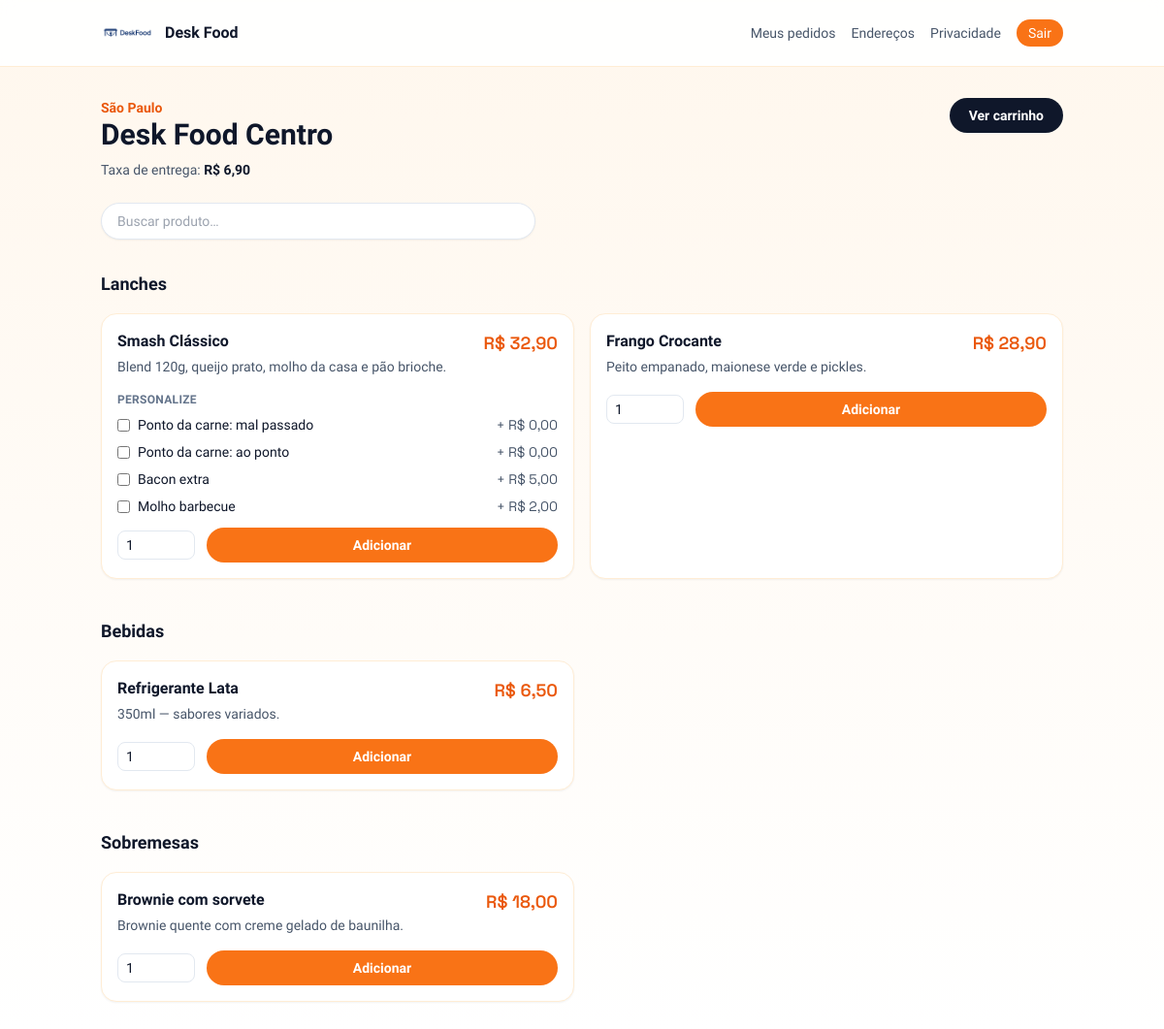
The page /u/centro on the database its author committed.
### tables this page shows
CREATE TABLE IF NOT EXISTS units (
  id BIGINT UNSIGNED NOT NULL AUTO_INCREMENT,
  name VARCHAR(180) NOT NULL,
  slug VARCHAR(120) NOT NULL,
  cnpj VARCHAR(18) NOT NULL,
  address_street VARCHAR(200) NOT NULL,
  address_number VARCHAR(20) NOT NULL,
  address_complement VARCHAR(120) NULL,
  neighborhood VARCHAR(120) NOT NULL,
  city VARCHAR(120) NOT NULL,
  state CHAR(2) NOT NULL,
  zip VARCHAR(12) NOT NULL,
  phone VARCHAR(20) NOT NULL,
  delivery_radius_km DECIMAL(6,2) NOT NULL DEFAULT 5.00,
  delivery_fee DECIMAL(10,2) NOT NULL DEFAULT 0.00,
  business_hours TEXT NULL,
  logo_path VARCHAR(255) NULL,
  is_active TINYINT(1) NOT NULL DEFAULT 1,
  created_at DATETIME NOT NULL DEFAULT CURRENT_TIMESTAMP,
  updated_at DATETIME NOT NULL DEFAULT CURRENT_TIMESTAMP ON UPDATE CURRENT_TIMESTAMP,
  deleted_at DATETIME NULL,
  PRIMARY KEY (id),
  UNIQUE KEY uq_units_slug (slug),
  KEY idx_units_active (is_active),
  KEY idx_units_city (city)
);

CREATE TABLE IF NOT EXISTS categories (
  id BIGINT UNSIGNED NOT NULL AUTO_INCREMENT,
  unit_id BIGINT UNSIGNED NOT NULL,
  name VARCHAR(120) NOT NULL,
  sort_order INT NOT NULL DEFAULT 0,
  is_active TINYINT(1) NOT NULL DEFAULT 1,
  created_at DATETIME NOT NULL DEFAULT CURRENT_TIMESTAMP,
  updated_at DATETIME NOT NULL DEFAULT CURRENT_TIMESTAMP ON UPDATE CURRENT_TIMESTAMP,
  deleted_at DATETIME NULL,
  PRIMARY KEY (id),
  KEY idx_categories_unit (unit_id),
  CONSTRAINT fk_categories_unit FOREIGN KEY (unit_id) REFERENCES units(id) ON DELETE CASCADE
);

CREATE TABLE IF NOT EXISTS products (
  id BIGINT UNSIGNED NOT NULL AUTO_INCREMENT,
  unit_id BIGINT UNSIGNED NOT NULL,
  category_id BIGINT UNSIGNED NOT NULL,
  name VARCHAR(180) NOT NULL,
  description TEXT NULL,
  price DECIMAL(10,2) NOT NULL,
  image_path VARCHAR(255) NULL,
  status ENUM('active','inactive') NOT NULL DEFAULT 'active',
  sort_order INT NOT NULL DEFAULT 0,
  created_at DATETIME NOT NULL DEFAULT CURRENT_TIMESTAMP,
  updated_at DATETIME NOT NULL DEFAULT CURRENT_TIMESTAMP ON UPDATE CURRENT_TIMESTAMP,
  deleted_at DATETIME NULL,
  PRIMARY KEY (id),
  KEY idx_products_unit (unit_id),
  KEY idx_products_category (category_id),
  KEY idx_products_status (status),
  CONSTRAINT fk_products_unit FOREIGN KEY (unit_id) REFERENCES units(id) ON DELETE CASCADE,
  CONSTRAINT fk_products_category FOREIGN KEY (category_id) REFERENCES categories(id) ON DELETE CASCADE
);

CREATE TABLE IF NOT EXISTS product_addons (
  id BIGINT UNSIGNED NOT NULL AUTO_INCREMENT,
  product_id BIGINT UNSIGNED NOT NULL,
  name VARCHAR(160) NOT NULL,
  price DECIMAL(10,2) NOT NULL DEFAULT 0.00,
  is_required TINYINT(1) NOT NULL DEFAULT 0,
  sort_order INT NOT NULL DEFAULT 0,
  is_active TINYINT(1) NOT NULL DEFAULT 1,
  created_at DATETIME NOT NULL DEFAULT CURRENT_TIMESTAMP,
  updated_at DATETIME NOT NULL DEFAULT CURRENT_TIMESTAMP ON UPDATE CURRENT_TIMESTAMP,
  deleted_at DATETIME NULL,
  PRIMARY KEY (id),
  KEY idx_addons_product (product_id),
  CONSTRAINT fk_addons_product FOREIGN KEY (product_id) REFERENCES products(id) ON DELETE CASCADE
);

### app/Controllers/Controller.php (called while the page is built, shortened)
<?php
abstract class Controller
{
    protected function view(string $name, array $data = [], ?string $layout = 'public'): void
    {
        $layoutFile = match ($layout) {
            'admin' => 'admin',
            'operator' => 'operator',
            'customer' => 'customer',
            'motoboy' => 'motoboy',
            'landing' => 'landing',
            'auth' => 'auth',
            default => 'public',
        };
        View::render($name, $data, ['layout' => $layoutFile]);
    }
}

### app/Controllers/CustomerMenuController.php (called while the page is built, shortened)
<?php
final class CustomerMenuController extends Controller
{
    public function index(string $slug): void
    {
        $pdo = Database::pdo();
        $u = $pdo->prepare('SELECT * FROM units WHERE slug = :s AND is_active = 1 AND deleted_at IS NULL LIMIT 1');
        $u->execute(['s' => $slug]);
        $unit = $u->fetch(\PDO::FETCH_ASSOC);
        $cid = (int) $unit['id'];
        $cached = CatalogCacheService::remember($cid, static function () use ($pdo, $cid): array {
            $cats = $pdo->prepare(
                'SELECT * FROM categories WHERE unit_id = :u AND is_active = 1 AND deleted_at IS NULL ORDER BY sort_order ASC, id ASC'
            );
            $cats->execute(['u' => $cid]);
            $categories = $cats->fetchAll(\PDO::FETCH_ASSOC) ?: [];
            $products = $pdo->prepare(
                'SELECT p.*, c.name AS category_name FROM products p
                 INNER JOIN categories c ON c.id = p.category_id
                 WHERE p.unit_id = :u AND p.status = "active" AND p.deleted_at IS NULL
                 ORDER BY c.sort_order ASC, p.sort_order ASC'
            );
            $products->execute(['u' => $cid]);
            $rows = $products->fetchAll(\PDO::FETCH_ASSOC) ?: [];
            $productIds = array_map(static fn (array $pr): int => (int) $pr['id'], $rows);
            $byProduct = CatalogBatchLoader::addonsGroupedByProduct($pdo, $productIds);
            return [
                'categories' => $categories,
                'products' => $rows,
                'addonsByProduct' => $byProduct,
            ];
        });
        $isOpen = BusinessHoursService::isOpen($unit);
        $hoursLabel = BusinessHoursService::statusLabel($unit);
        $this->view('customer/menu', [
            'unit' => $unit,
            'categories' => $cached['categories'],
            'products' => $cached['products'],
            'addonsByProduct' => $cached['addonsByProduct'],
            'cart' => $_SESSION['cart'] ?? null,
            'unitOpen' => $isOpen,
            'hoursLabel' => $hoursLabel,
            'title' => (string) $unit['name'],
        ], 'customer');
    }
}

### public/index.php (called while the page is built, shortened)
<?php
$root = dirname(__DIR__);
require $root . '/bootstrap.php';
$router = new Router(require $root . '/config/routes.php');
$router->dispatch($_SERVER['REQUEST_METHOD'] ?? 'GET', $_SERVER['REQUEST_URI'] ?? '/');

### app/Services/CatalogCacheService.php (called while the page is built, shortened)
<?php
final class CatalogCacheService
{
    public static function remember(int $unitId, callable $loader): array
    {
        $data = $loader();
        return $data;
    }
}

### app/Services/CatalogBatchLoader.php (called while the page is built, shortened)
<?php
final class CatalogBatchLoader
{
    public static function addonsGroupedByProduct(PDO $pdo, array $productIds): array
    {
        $productIds = array_values(array_unique(array_filter(array_map('intval', $productIds), static fn (int $id): bool => $id > 0)));
        $placeholders = implode(',', array_fill(0, count($productIds), '?'));
        $sql = "SELECT * FROM product_addons WHERE product_id IN ($placeholders)
                AND is_active = 1 AND deleted_at IS NULL ORDER BY sort_order ASC, id ASC";
        $st = $pdo->prepare($sql);
        $st->execute($productIds);
        $grouped = [];
        foreach ($st->fetchAll(PDO::FETCH_ASSOC) ?: [] as $row) {
            $pid = (int) $row['product_id'];
            $grouped[$pid][] = $row;
        }
        return $grouped;
    }
}

### views/customer/menu.php (the view, shortened to what this page needs)
<div class="flex flex-col gap-6 md:flex-row md:items-start md:justify-between">
    <div>
        <p class="text-sm font-semibold text-orange-600"><?= htmlspecialchars((string) $unit['city']) ?></p>
        <h1 class="text-3xl font-bold text-slate-900"><?= htmlspecialchars((string) $unit['name']) ?></h1>
        <p class="mt-2 text-sm text-slate-600">Taxa de entrega: <span class="font-semibold text-slate-900">R$ <?= number_format((float) $unit['delivery_fee'], 2, ',', '.') ?></span></p>
    </div>
    <a href="/cliente/carrinho" class="inline-flex items-center justify-center rounded-full bg-slate-900 px-5 py-2 text-sm font-semibold text-white hover:bg-slate-800">Ver carrinho</a>
</div>
<div class="mt-6" x-data="{ q: '' }">
    <input id="menu-search" type="search" x-model="q" placeholder="Buscar produto…" class="w-full max-w-md rounded-full border border-slate-200 px-4 py-2 text-sm shadow-sm focus:border-orange-300 focus:outline-none focus:ring-2 focus:ring-orange-100">
<div class="mt-8 space-y-10">
    <?php
    $byCat = [];
    foreach ($products as $p) {
        $cid = (int) $p['category_id'];
        $byCat[$cid][] = $p;
    }
    foreach ($categories as $cat):
        $cid = (int) $cat['id'];
        $list = $byCat[$cid] ?? [];
        ?>
        <section>
            <h2 class="text-lg font-semibold text-slate-900"><?= htmlspecialchars((string) $cat['name']) ?></h2>
            <div class="mt-4 grid gap-4 md:grid-cols-2">
                <?php foreach ($list as $p):
                    $pid = (int) $p['id'];
                    $addons = $addonsByProduct[$pid] ?? [];
                    ?>
                    <div class="rounded-2xl border border-orange-100 bg-white p-4 shadow-sm" x-show="!q || <?= json_encode(mb_strtolower((string) $p['name']), JSON_THROW_ON_ERROR) ?>.includes(q.toLowerCase())">
                        <div class="flex gap-3">
                            <div class="min-w-0 flex-1">
                                <div class="flex items-start justify-between gap-3">
                                    <div>
                                        <h3 class="font-semibold text-slate-900"><?= htmlspecialchars((string) $p['name']) ?></h3>
                                        <?php if (!empty($p['description'])): ?>
                                            <p class="mt-1 text-sm text-slate-600"><?= nl2br(htmlspecialchars((string) $p['description'])) ?></p>
                                        <?php endif; ?>
                                    </div>
                                    <p class="tabular shrink-0 text-lg font-semibold text-orange-600">R$ <?= number_format((float) $p['price'], 2, ',', '.') ?></p>
                                </div>
                            </div>
                        </div>
                        <form method="post" action="/cliente/carrinho/adicionar" class="mt-4 space-y-3">
                            <?php if ($addons !== []): ?>
                                <div class="space-y-2">
                                    <p class="text-xs font-semibold uppercase tracking-wide text-slate-500">Personalize</p>
                                    <?php foreach ($addons as $a): ?>
                                        <label class="flex items-center justify-between gap-2 text-sm">
                                            <span class="flex items-center gap-2">
                                                <input type="checkbox" name="addons[]" value="<?= (int) $a['id'] ?>" <?= !empty($a['is_required']) ? 'checked required' : '' ?>>
                                                <?= htmlspecialchars((string) $a['name']) ?>
                                            </span>
                                            <span class="tabular text-slate-600">+ R$ <?= number_format((float) $a['price'], 2, ',', '.') ?></span>
                                        </label>
                                    <?php endforeach; ?>
                                </div>
                            <?php endif; ?>
                            <div class="flex items-center gap-3">
                                <input type="number" name="qty" value="1" min="1" class="w-20 rounded-lg border border-slate-200 px-2 py-1 text-sm">
                                <button class="flex-1 rounded-full bg-orange-500 py-2 text-sm font-semibold text-white hover:bg-orange-600">Adicionar</button>
                            </div>
                        </form>
                    </div>
                <?php endforeach; ?>
            </div>
        </section>
    <?php endforeach; ?>
</div>
</div>

### app/Router.php (shortened to what this page needs)
<?php
final class Router
{
    private array $routes;
    public function __construct(array $routes)
    {
        $this->routes = $this->compile($routes);
    }
    public function dispatch(string $method, string $uri): void
    {
        try {
            $this->dispatchInternal($method, $uri);
        } catch (Throwable $e) {
            Logger::log('error', 'Erro no roteador', [
                'message' => $e->getMessage(),
                'file' => $e->getFile(),
                'line' => $e->getLine(),
            ]);
            throw $e;
        }
    }
    private function dispatchInternal(string $method, string $uri): void
    {
        $method = strtoupper($method);
        $path = $this->normalizePath($uri);
        foreach ($this->routes as $route) {
            if (!in_array($method, $route['methods'], true)) {
                continue;
            }
            if (!preg_match($route['regex'], $path, $matches)) {
                continue;
            }
            $args = [];
            foreach ($route['params'] as $p) {
                $args[$p] = $matches[$p] ?? null;
            }
            $handler = $route['handler'];
            if (is_array($handler) && count($handler) === 2) {
                [$class, $action] = $handler;
                $controller = new $class();
                $controller->{$action}(...array_values($args));
                return;
            }
        }
    }
    private function normalizePath(string $uri): string
    {
        $rawPath = parse_url($uri, PHP_URL_PATH);
        $path = is_string($rawPath) ? $rawPath : '/';
        $path = rtrim($path, '/');
        return $path === '' ? '/' : $path;
    }
    private function compile(array $routes): array
    {
        $compiled = [];
        foreach ($routes as $r) {
            $methods = array_map('strtoupper', (array) ($r['methods'] ?? ['GET']));
            $pattern = (string) ($r['path'] ?? '/');
            $pattern = rtrim($pattern, '/');
            if ($pattern === '') {
                $pattern = '/';
            }
            $paramNames = [];
            $regex = preg_replace_callback('/\{([a-zA-Z_][a-zA-Z0-9_]*)\}/', static function (array $m) use (&$paramNames): string {
                $paramNames[] = $m[1];
                return '(?P<' . $m[1] . '>[^/]+)';
            }, $pattern);
            $regex = '#^' . str_replace('/', '\/', $regex) . '$#';
            $compiled[] = [
                'methods' => $methods,
                'pattern' => $pattern,
                'regex' => $regex,
                'params' => $paramNames,
                'handler' => $r['handler'] ?? null,
                'middleware' => isset($r['middleware']) ? (array) $r['middleware'] : [],
            ];
        }
        return $compiled;
    }
}

### rows shown on the page
units: city "São Paulo", name "Desk Food Centro", delivery_fee "6,90"
categories: name "Lanches"
products: name "Smash Clássico", description "Blend 120g, queijo prato, molho da casa e pão brioche.", price "32,90"
product_addons: name "Ponto da carne: mal passado", price "0,00"
product_addons: name "Ponto da carne: ao ponto", price "0,00"
product_addons: name "Bacon extra", price "5,00"
product_addons: name "Molho barbecue", price "2,00"
products: name "Frango Crocante", description "Peito empanado, maionese verde e pickles.", price "28,90"
categories: name "Bebidas"
products: name "Refrigerante Lata", description "350ml — sabores variados.", price "6,50"
categories: name "Sobremesas"
products: name "Brownie com sorvete", description "Brownie quente com creme gelado de baunilha.", price "18,00"
